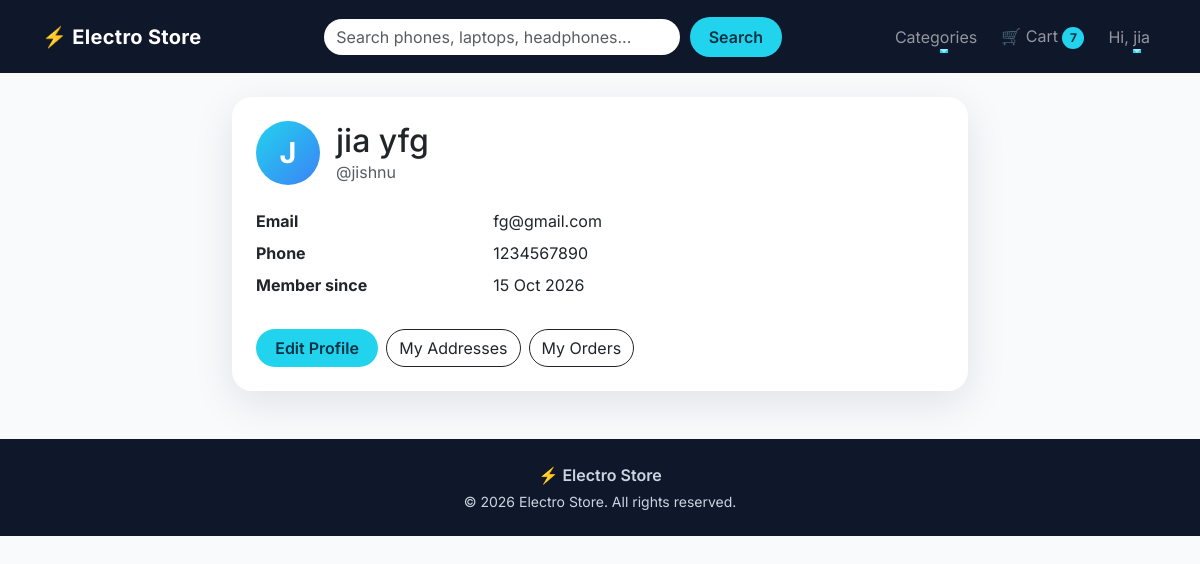
The page /accounts/profile/ (signed in) on the database its author committed.
### accounts/models.py (models this page shows)
class User(AbstractUser):
    phone = models.CharField(max_length=15, blank=True)

### accounts/views.py (the view)
# urls.py: path('profile/',views.profile_view,name='profile'),
@login_required
def profile_view(request):
    return render(request,'accounts_templates/profile.html')

### cart/context_processors.py (called while the page is built)
def cart_count(request):
    count = 0
    if request.user.is_authenticated:
        cart = Cart.objects.filter(user=request.user).first()
        if cart:
            count = cart.total_items
    return {'cart_count': count}

### cart/models.py (called while the page is built)
    @property
    def total_items(self):
        return sum(item.quantity for item in self.items.all())

### store/context_processors.py (called while the page is built)
def categories(request):
    return {'nav_categories' : Category.objects.all()}

### templates/accounts_templates/profile.html (shortened to what this page needs)
{% extends 'base.html' %}
{% block content %}
<div class="row justify-content-center">
  <div class="col-lg-8">
    <div class="card auth-card p-4">
      <div class="d-flex align-items-center gap-3 mb-4">
        <div class="avatar">{{ user.first_name|default:user.username|slice:":1"|upper }}</div>
        <div>
          <h2 class="mb-0">{{ user.get_full_name|default:user.username }}</h2>
          <p class="text-muted mb-0">@{{ user.username }}</p>
        </div>
      </div>
      <dl class="row mb-4">
        <dt class="col-sm-4">Email</dt>
        <dd class="col-sm-8">{{ user.email|default:"Not added" }}</dd>
        <dt class="col-sm-4">Phone</dt>
        <dd class="col-sm-8">{{ user.phone|default:"Not added" }}</dd>
        <dt class="col-sm-4">Member since</dt>
        <dd class="col-sm-8">{{ user.date_joined|date:"d M Y" }}</dd>
      </dl>
      <div class="d-flex gap-2 flex-wrap">
        <a href="{% url 'accounts:edit_profile' %}" class="btn btn-accent">Edit Profile</a>
        <a href="{% url 'accounts:address_list' %}" class="btn btn-outline-dark rounded-pill">My Addresses</a>
        <a href="#" class="btn btn-outline-dark rounded-pill">My Orders</a>
      </div>
    </div>
  </div>
</div>
{% endblock %}

### templates/base.html (shortened to what this page needs)
{% load static %}
<!DOCTYPE html>
<html lang="en">
<head>
  <link href="https://cdn.jsdelivr.net/npm/bootstrap@5.3.3/dist/css/bootstrap.min.css" rel="stylesheet">
  <link href="{% static 'css/style.css' %}" rel="stylesheet">
</head>
<body>
  <nav class="navbar navbar-expand-lg navbar-dark sticky-top site-navbar" id="mainNavbar">
    <div class="container">
      <a class="navbar-brand" href="{% url 'store:home' %}"><span class="brand-icon">⚡</span> Electro Store</a>
      <div class="collapse navbar-collapse" id="navMenu">
        <form class="search-form mx-lg-auto my-3 my-lg-0" role="search" action="{% url 'store:product_list' %}" method="get">
          <input class="form-control" type="search" name="q" placeholder="Search phones, laptops, headphones...">
          <button class="btn btn-accent" type="submit">Search</button>
        </form>
        <ul class="navbar-nav align-items-lg-center gap-lg-2">
          <li class="nav-item dropdown">
            <a class="nav-link nav-anim dropdown-toggle" href="#" role="button" data-bs-toggle="dropdown"
              aria-expanded="false">
              Categories
            </a>
          </li>
          <li class="nav-item">
            <a class="nav-link nav-anim" href="#">
              🛒 Cart <span class="cart-badge" id="cartCount">{{ cart_count }}</span>
            </a>
          </li>
          {% if user.is_authenticated %}
          <li class="nav-item dropdown">
            <a class="nav-link nav-anim dropdown-toggle" href="#" role="button" data-bs-toggle="dropdown"
              aria-expanded="false">
              Hi, {{ user.first_name|default:user.username }}
            </a>
          </li>
          {% else %}
          <li class="nav-item"><a class="nav-link nav-anim" href="{% url 'accounts:login' %}">Login</a></li>
          <li class="nav-item"><a class="btn btn-accent ms-lg-2" href="{% url 'accounts:signup' %}">Sign Up</a></li>
          {% endif %}
        </ul>
      </div>
    </div>
  </nav>
  <main class="container my-4 page-content">
    {% block content %}{% endblock %}
  </main>
  <footer class="site-footer mt-5">
    <div class="container py-4 text-center">
      <p class="mb-1 fw-semibold">⚡ Electro Store</p>
      <p class="mb-0 small">© 2026 Electro Store. All rights reserved.</p>
    </div>
  </footer>
</body>
</html>

### static/css/style.css (style rules this page uses)
:root { --bg-dark: #0f172a; --accent: #22d3ee; --accent-dark: #06b6d4; --text-dark: #1e293b; --ease: cubic-bezier(0.22, 1, 0.36, 1); }
body { font-family: 'Inter', system-ui, sans-serif; color: var(--text-dark); background: #f8fafc; animation: pageFade 0.6s var(--ease); }
.site-navbar { background: var(--bg-dark); padding: 1rem 0; transition: padding 0.35s var(--ease), box-shadow 0.35s var(--ease), background 0.35s var(--ease); }
.navbar-brand { font-weight: 700; letter-spacing: 0.3px; transition: transform 0.3s var(--ease); }
.brand-icon { display: inline-block; transition: transform 0.5s var(--ease); }
.nav-anim { position: relative; }
.nav-anim::after { content: ''; position: absolute; left: 50%; bottom: 4px; width: 0; height: 2px; background: var(--accent); transition: width 0.3s var(--ease), left 0.3s var(--ease); }
.search-form { display: flex; width: 100%; max-width: 460px; gap: 0.5rem; }
.search-form .form-control { border-radius: 50px; border: 2px solid transparent; transition: border-color 0.3s, box-shadow 0.3s; }
.btn-accent { background: var(--accent); color: #083344; font-weight: 600; border: none; border-radius: 50px; padding: 0.45rem 1.2rem; transition: transform 0.25s var(--ease), box-shadow 0.25s var(--ease), background 0.25s; }
.cart-badge { display: inline-block; min-width: 22px; padding: 2px 7px; border-radius: 50px; background: var(--accent); color: #083344; font-size: 0.75rem; font-weight: 700; text-align: center; }
.site-footer { background: var(--bg-dark); color: #cbd5e1; }
.auth-card { border: none; border-radius: 20px; box-shadow: 0 12px 40px rgba(15, 23, 42, 0.1); animation: slideUp 0.7s var(--ease) both; }
.avatar { width: 64px; height: 64px; border-radius: 50%; display: flex; align-items: center; justify-content: center; background: linear-gradient(135deg, var(--accent), #3b82f6); color: #fff; font-size: 1.8rem; font-weight: 700; transition: transform 0.4s var(--ease); }

### rows shown on the page
User: first_name "jia", first_name "J", get_full_name "jia yfg", username "jishnu", email "fg@gmail.com", phone "1234567890", date_joined "15 Oct 2026"

### other values the page prints
{{ cart_count }} "7"
